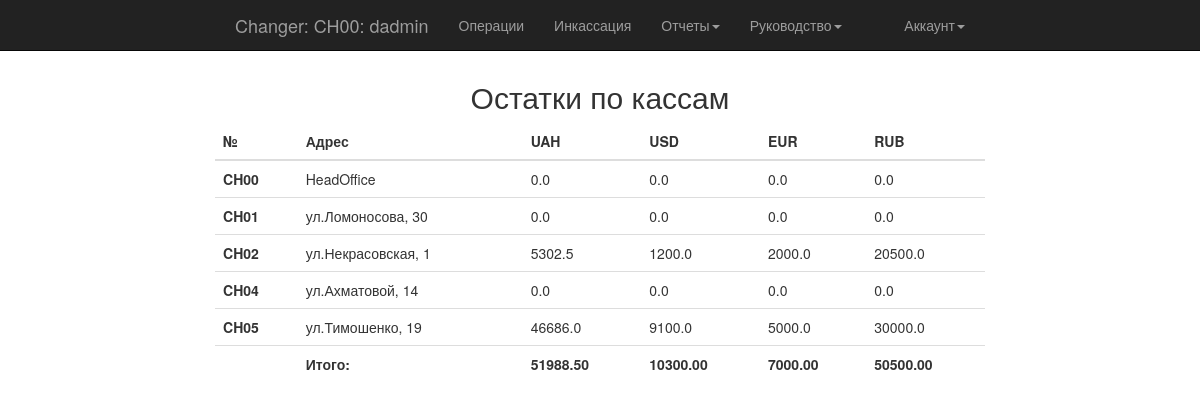
Page /boss/boss_state (signed in) on the committed database.
### app/models.py (models this page shows, shortened)
class Cashes(db.Model):
    __tablename__ = 'cashes'
    id = db.Column(db.Integer, primary_key=True)
    branch = db.Column(db.String(8))
    address = db.Column(db.String(64))
    member_since = db.Column(db.DateTime(), default=datetime.utcnow)
    status = db.Column(db.Boolean, default=True)
    group_id = db.Column(db.Integer, db.ForeignKey('group_cashes.id'))
    group = db.relationship('GroupOfCashes', backref='cash')
    deals = db.relationship('Deals', backref='cash', lazy='dynamic')
    collections = db.relationship('Collections', backref='cash')
    transactions = db.relationship('Transaction', backref='cash')

class User(UserMixin, db.Model):
    __tablename__ = 'users'
    id = db.Column(db.Integer, primary_key=True)
    username = db.Column(db.String(64), unique=True, index=True)
    password_hash = db.Column(db.String(128))
    member_since = db.Column(db.DateTime(), default=datetime.utcnow)
    last_seen = db.Column(db.DateTime(), default=datetime.utcnow)
    status = db.Column(db.Boolean, default=True)
    role_id = db.Column(db.Integer, db.ForeignKey('roles.id'))
    role = db.relationship('Role', backref='user')
    cash_id = db.Column(db.Integer, db.ForeignKey('cashes.id'))
    cash = db.relationship('Cashes', backref='user')
    group_id = db.Column(db.Integer, db.ForeignKey('group_cashes.id'), default=1)
    group = db.relationship('GroupOfCashes', backref='user')
    deals = db.relationship('Deals', backref='user', lazy='dynamic')
    transactions = db.relationship('Transaction', backref='user', lazy='dynamic')
    collections = db.relationship('Collections', backref='user')
    def can(self, permissions):
        return self.role is not None and (self.role.permissions & permissions) == permissions
    @property
    def password(self):
        raise "Password isn't readable attribute"

class Deals(db.Model):
    __tablename__ = 'deals'
    id = db.Column(db.Integer, primary_key=True)
    user_id = db.Column(db.Integer, db.ForeignKey('users.id'))
    cash_id = db.Column(db.Integer, db.ForeignKey('cashes.id'))
    inkass = db.Column(db.Boolean, default=False)  # inkass = 1 - YES;
    inkass_notes = db.Column(db.String(64))
    date_operation = db.Column(db.DateTime, default=datetime.utcnow)
    count_uah = db.Column(db.Float)
    currency_usd = db.Column(db.Float, default=0)
    count_usd = db.Column(db.Float)
    currency_eur = db.Column(db.Float, default=0)
    count_eur = db.Column(db.Float)
    currency_rub = db.Column(db.Float, default=0)
    count_rub = db.Column(db.Float)

### app/boss/views.py (the view)
@boss.route('/boss_state')
@login_required
@permission_required(Permission.SHOW_STATUS)
def boss_state():
    result_branches = []
    for i in Cashes.query.order_by('id').all():
        deal = Deals.query.filter_by(cash_id=i.id).order_by(Deals.id.desc()).first()
        result_one = (i.branch, i.address, deal.count_uah, deal.count_usd, deal.count_eur, deal.count_rub)
        result_branches.append(result_one)
    return render_template('boss/boss_state.html', result_branches=result_branches)

### app/main/__init__.py (called while the page is built)
@main.app_context_processor
def inject_permission():
    return dict(Permission=Permission)

### app/models.py (called while the page is built)
@login_manager.user_loader
def load_user(user_id):
    return User.query.get(int(user_id))

### app/templates/boss/boss_state.html (shortened to what this page needs)
{% extends "base.html" %}
{% block content %}
    <div class="col-sm-8 col-sm-offset-2 loginpage">
        <p><h2 class="text-center">Остатки по кассам</h2></p>
        <table class='table table-hover'>
            <thead>
            <tr>
                <th>№</th>
                <th>Адрес</th>
                <th>UAH</th>
                <th>USD</th>
                <th>EUR</th>
                <th>RUB</th>
            </tr>
            </thead>
            <tbody>
            {% for i in result_branches %}
                <tr>
                    <th class='row'> {{ i[0] }}</th>
                    <td>{{ i[1] }}</td>
                    <td>{{ i[2] }}</td>
                    <td>{{ i[3] }}</td>
                    <td>{{ i[4] }}</td>
                    <td>{{ i[5] }}</td>
                </tr>
            {% endfor %}
            </tbody>
            <tfoot>
            <tr>
                <th></th>
                <th>Итого:</th>
                <th id="sum_uah"></th>
                <th id="sum_usd"></th>
                <th id="sum_eur"></th>
                <th id="sum_rub"></th>
            </tr>
            </tfoot>
        </table>
    </div>
{% endblock %}

### app/templates/base.html (shortened to what this page needs)
<!DOCTYPE html>
<html lang="en" {% block html_attribs %}{% endblock html_attribs %}>
{% block html %}
    <head>
        {% block head %}
            {% block styles %}
                <link rel="stylesheet" href="{{ url_for('static', filename='bootstrap.min.css') }}">
                <link rel="stylesheet" href="{{ url_for('static', filename='style.css') }}">
            {% endblock styles %}
        {% endblock head %}
    </head>
    <body>
    {% block body %}
        {% block navbar %}
            <nav class="navbar navbar-inverse navbar-fixed-top">
                <div class="container">
                    <div class="col-md-8 col-md-offset-2">
                        <div class="navbar-header">
                            {% if current_user.is_authenticated %}
                                <a class="navbar-brand" href="#">Changer: {{ current_user.cash.branch }}: {{ current_user.username }}</a>
                            {% else %}
                                <a class="navbar-brand" href="#">Changer</a>
                            {% endif %}
                        </div>
                        <div class="navbar-collapse collapse">
                            <ul class="nav navbar-nav">
                                {% if current_user.is_authenticated %}
                                    {% if current_user.can(Permission.MAKE_OPERATION) %}
                                        <li><a href="{{ url_for('main.index') }}">Операции</a></li>
                                        <li><a href="{{ url_for('main.collections') }}">Инкассация</a></li>
                                        <li class="dropdown">
                                            <a href="#" class="dropdown-toggle" data-toggle="dropdown">Отчеты<b class="caret"></b></a>
                                        </li>
                                    {% endif %}
                                    {% if current_user.can(Permission.SHOW_STATUS) %}
                                        <li class="dropdown">
                                        <a href="#" class="dropdown-toggle" data-toggle="dropdown">Руководство<b class="caret"></b></a>
                                    </li>
                                    {% endif %}
                                {% endif %}
                            </ul>
                            <ul class="nav navbar-nav navbar-right">
                                {% if current_user.is_authenticated %}
                                    <li class="dropdown">
                                        <a href="#" class="dropdown-toggle" data-toggle="dropdown">Аккаунт<b class="caret"></b></a>
                                    </li>
                                {% else %}
                                    <li><a href="{{ url_for('auth.login') }}">Войти</a></li>
                                {% endif %}
                            </ul>
                        </div>
                    </div>
                </div>
            </nav>
        {% endblock navbar %}
        {% block content %}
        {% endblock content %}
    {% endblock body %}
    </body>
{% endblock html %}
</html>

### app/static/style.css (style rules this page uses)
.loginpage { margin-top: 60px; }

### rows in the picture
Cashes: cash.branch "CH00", branch "CH00", address "HeadOffice"
User: username "dadmin"
Deals: count_uah "0.0", count_usd "0.0", count_eur "0.0", count_rub "0.0"
Cashes: branch "CH01", address "ул.Ломоносова, 30"
Deals: count_uah "0.0", count_usd "0.0", count_eur "0.0", count_rub "0.0"
Cashes: branch "CH02", address "ул.Некрасовская, 1"
Deals: count_uah "5302.5", count_usd "1200.0", count_eur "2000.0", count_rub "20500.0"
Cashes: branch "CH04", address "ул.Ахматовой, 14"
Deals: count_uah "0.0", count_usd "0.0", count_eur "0.0", count_rub "0.0"
Cashes: branch "CH05", address "ул.Тимошенко, 19"
Deals: count_uah "46686.0", count_usd "9100.0", count_eur "5000.0", count_rub "30000.0"
